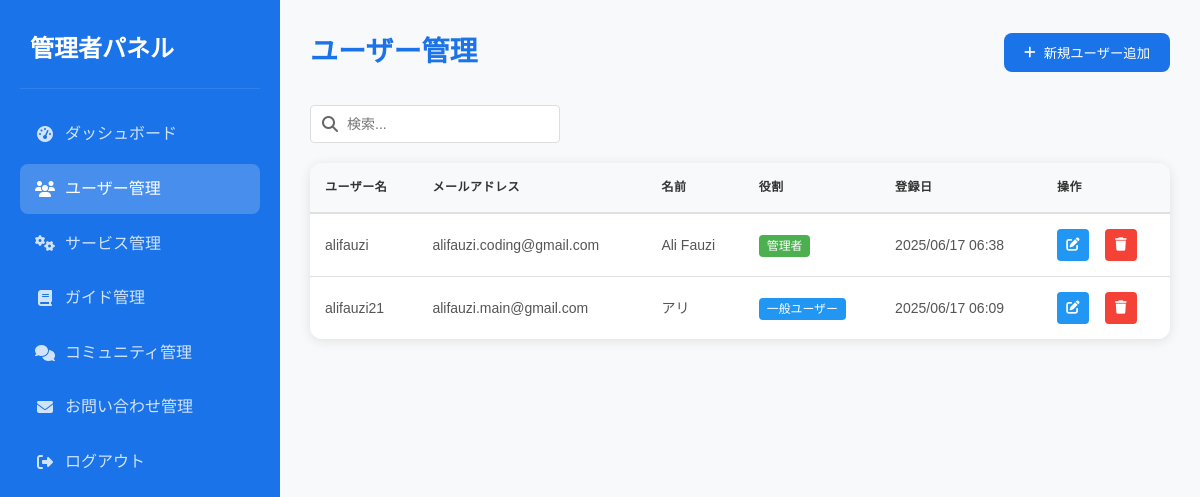
The app's page /admin/manage_users.php (signed in) with its own data.
### tables this page shows
CREATE TABLE `users` (
  `id` int(11) NOT NULL,
  `username` varchar(50) NOT NULL,
  `email` varchar(100) NOT NULL,
  `password` varchar(255) NOT NULL,
  `full_name` varchar(100) NOT NULL,
  `role` enum('admin','user') DEFAULT 'user',
  `created_at` timestamp NOT NULL DEFAULT current_timestamp(),
  `updated_at` timestamp NOT NULL DEFAULT current_timestamp() ON UPDATE current_timestamp()
);

### admin/manage_users.php (the view, shortened to what this page needs)
<?php
require_once '../models/db.php';
try {
    $stmt = $pdo->query("SELECT * FROM users ORDER BY created_at DESC");
    $users = $stmt->fetchAll();
} catch (PDOException $e) {
    error_log("Fetch users error: " . $e->getMessage());
    $error = 'ユーザーデータの取得中にエラーが発生しました。';
    $users = [];
}
?>
<!DOCTYPE html>
<html lang="ja">
<head>
    <link rel="stylesheet" href="../css/style.css">
    <link rel="stylesheet" href="https://cdnjs.cloudflare.com/ajax/libs/font-awesome/6.5.1/css/all.min.css">
</head>
<body>
    <div class="admin-container">
        <div class="sidebar">
            <div class="sidebar-header">
                <h2>管理者パネル</h2>
            </div>
            <ul class="sidebar-menu">
                <li><a href="dashboard.php" class="<?php echo basename($_SERVER['PHP_SELF'])=='dashboard.php'?'active':''; ?>"><i class="fas fa-tachometer-alt"></i> ダッシュボード</a></li>
                <li><a href="manage_users.php" class="<?php echo basename($_SERVER['PHP_SELF'])=='manage_users.php'?'active':''; ?>"><i class="fas fa-users"></i> ユーザー管理</a></li>
                <li><a href="manage_services.php" class="<?php echo basename($_SERVER['PHP_SELF'])=='manage_services.php'?'active':''; ?>"><i class="fas fa-cogs"></i> サービス管理</a></li>
                <li><a href="manage_guide.php" class="<?php echo basename($_SERVER['PHP_SELF'])=='manage_guide.php'?'active':''; ?>"><i class="fas fa-book"></i> ガイド管理</a></li>
                <li><a href="manage_community.php" class="<?php echo basename($_SERVER['PHP_SELF'])=='manage_community.php'?'active':''; ?>"><i class="fas fa-comments"></i> コミュニティ管理</a></li>
                <li><a href="manage_contact.php" class="<?php echo basename($_SERVER['PHP_SELF'])=='manage_contact.php'?'active':''; ?>"><i class="fas fa-envelope"></i> お問い合わせ管理</a></li>
                <li><a href="logout.php"><i class="fas fa-sign-out-alt"></i> ログアウト</a></li>
            </ul>
        </div>
        <div class="main-content">
            <div class="content-header">
                <h1>ユーザー管理</h1>
                <button class="add-user-btn" onclick="openAddModal()">
                    <i class="fas fa-plus"></i>新規ユーザー追加
                </button>
            </div>
            <div class="table-header">
                <div class="table-actions">
                    <div class="search-box">
                        <i class="fas fa-search"></i>
                        <input type="text" id="searchInput" placeholder="検索..." onkeyup="searchTable()">
                    </div>
                </div>
            </div>
            <div class="users-table">
                <table>
                    <thead>
                        <tr>
                            <th>ユーザー名</th>
                            <th>メールアドレス</th>
                            <th>名前</th>
                            <th>役割</th>
                            <th>登録日</th>
                            <th>操作</th>
                        </tr>
                    </thead>
                    <tbody>
                        <?php foreach ($users as $user): ?>
                            <tr>
                                <td class="name-column"><?php echo htmlspecialchars($user['username']); ?></td>
                                <td class="email-column"><?php echo htmlspecialchars($user['email']); ?></td>
                                <td class="name-column"><?php echo htmlspecialchars($user['full_name']); ?></td>
                                <td>
                                    <span class="role-badge role-<?php echo $user['role']; ?>">
                                        <?php echo $user['role'] === 'admin' ? '管理者' : '一般ユーザー'; ?>
                                    </span>
                                </td>
                                <td class="date-column"><?php echo date('Y/m/d H:i', strtotime($user['created_at'])); ?></td>
                                <td>
                                    <div class="action-buttons">
                                        <button class="edit-btn" onclick="openEditModal(<?php echo htmlspecialchars(json_encode($user)); ?>)" title="編集">
                                            <i class="fas fa-edit"></i>
                                        </button>
                                        <button class="delete-btn" onclick="confirmDelete(<?php echo $user['id']; ?>)" title="削除">
                                            <i class="fas fa-trash"></i>
                                        </button>
                                    </div>
                                </td>
                            </tr>
                        <?php endforeach; ?>
                    </tbody>
                </table>
            </div>
        </div>
    </div>
</body>
</html>

### css/style.css (style rules this page uses)
:root { --primary-color: #4A90E2; --secondary-color: #2C3E50; --accent-color: #E74C3C; --text-color: #333; --light-gray: #f5f5f5; --white: #ffffff; }
* { margin: 0; padding: 0; box-sizing: border-box; }
body { font-family: 'Noto Sans JP', sans-serif; line-height: 1.6; color: var(--text-color); }

### admin/manage_users.php (style rules this page uses)
.admin-container { display: flex; min-height: 100vh; background: #f8f9fa; }
.sidebar { width: 280px; background: #1a73e8; color: white; padding: 30px 20px; position: fixed; height: 100vh; overflow-y: auto; }
.sidebar-header { padding: 0 10px 20px; border-bottom: 1px solid rgba(255,255,255,0.1); margin-bottom: 20px; }
.sidebar-header h2 { font-size: 24px; font-weight: 700; margin: 0; color: white; }
.sidebar-menu { list-style: none; padding: 0; margin: 0; }
.sidebar-menu li { margin-bottom: 5px; }
.sidebar-menu a { color: rgba(255,255,255,0.8); text-decoration: none; display: flex; align-items: center; padding: 12px 15px; border-radius: 8px; transition: all 0.3s ease; }
.sidebar-menu a.active { background: rgba(255,255,255,0.2); color: white; }
.sidebar-menu a i { margin-right: 10px; width: 20px; text-align: center; }
.main-content { flex: 1; margin-left: 280px; padding: 30px; }
.content-header { display: flex; justify-content: space-between; align-items: center; margin-bottom: 30px; }
.content-header h1 { font-size: 28px; font-weight: 700; color: #1a73e8; margin: 0; }
.add-user-btn { background: #1a73e8; color: white; border: none; padding: 10px 20px; border-radius: 8px; cursor: pointer; display: flex; align-items: center; gap: 8px; font-weight: 500; transition: all 0.3s ease; }
.users-table { width: 100%; background: white; border-radius: 12px; box-shadow: 0 2px 12px rgba(0, 0, 0, 0.1); overflow: hidden; margin-top: 20px; }
.users-table table { width: 100%; border-collapse: collapse; }
.users-table th { background: #f8f9fa; color: #333; font-weight: 600; text-transform: uppercase; font-size: 12px; letter-spacing: 0.5px; padding: 15px; text-align: left; border-bottom: 2px solid #e0e0e0; }
.users-table td { padding: 15px; border-bottom: 1px solid #e0e0e0; color: #555; font-size: 14px; vertical-align: middle; }
.users-table tr:last-child td { border-bottom: none; }
.role-badge { padding: 4px 8px; border-radius: 4px; font-size: 0.85em; font-weight: 500; }
.role-admin { background-color: #4CAF50; color: white; }
.role-user { background-color: #2196F3; color: white; }
.action-buttons { display: flex; gap: 8px; justify-content: flex-start; }
.edit-btn, .delete-btn { padding: 8px; border: none; border-radius: 6px; cursor: pointer; transition: all 0.3s ease; display: flex; align-items: center; justify-content: center; width: 32px; height: 32px; }
.edit-btn { background: #e3f2fd; color: #1565c0; }
.delete-btn { background: #ffebee; color: #c62828; }
.table-header { display: flex; justify-content: space-between; align-items: center; margin-bottom: 20px; }
.table-actions { display: flex; gap: 16px; align-items: center; }
.search-box { position: relative; display: flex; align-items: center; }
.search-box i { position: absolute; left: 12px; color: #666; }
.search-box input { padding: 10px 12px 10px 36px; border: 1px solid #ddd; border-radius: 4px; font-size: 14px; width: 250px; transition: all 0.3s; }
.edit-btn, .delete-btn { padding: 6px; border: none; border-radius: 4px; cursor: pointer; transition: all 0.3s; display: inline-flex; align-items: center; justify-content: center; width: 32px; height: 32px; }
.edit-btn { background-color: #2196F3; color: white; margin-right: 8px; }
.delete-btn { background-color: #f44336; color: white; }
.action-buttons { display: flex; gap: 8px; }

### records on screen
users: username "alifauzi", email "alifauzi.coding@gmail.com", full_name "Ali Fauzi", role "管理者", created_at "2025/06/17 06:38"
users: username "alifauzi21", email "alifauzi.main@gmail.com", full_name "アリ", role "一般ユーザー", created_at "2025/06/17 06:09"
